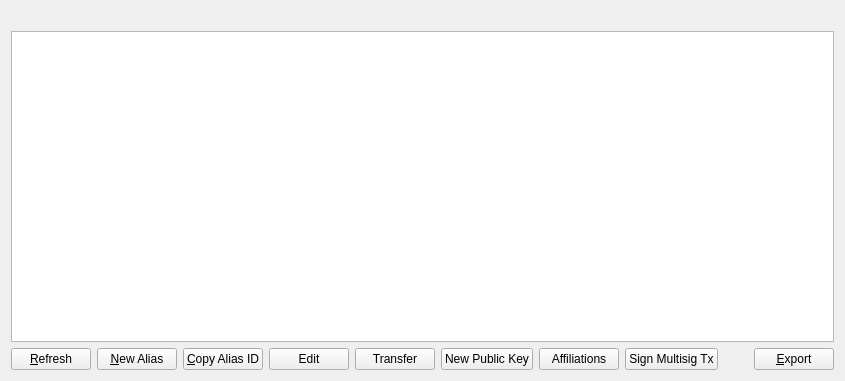
<?xml version="1.0" encoding="UTF-8"?>
<ui version="4.0">
 <class>MyAliasListPage</class>
 <widget class="QWidget" name="MyAliasListPage">
  <property name="geometry">
   <rect>
    <x>0</x>
    <y>0</y>
    <width>845</width>
    <height>381</height>
   </rect>
  </property>
  <property name="windowTitle">
   <string>My Aliases</string>
  </property>
  <layout class="QVBoxLayout" name="verticalLayout">
   <item>
    <widget class="QLabel" name="labelExplanation">
     <property name="textFormat">
      <enum>Qt::PlainText</enum>
     </property>
     <property name="wordWrap">
      <bool>true</bool>
     </property>
    </widget>
   </item>
   <item>
    <widget class="QTableView" name="tableView">
     <property name="contextMenuPolicy">
      <enum>Qt::CustomContextMenu</enum>
     </property>
     <property name="toolTip">
      <string/>
     </property>
     <property name="tabKeyNavigation">
      <bool>false</bool>
     </property>
     <property name="alternatingRowColors">
      <bool>true</bool>
     </property>
     <property name="selectionMode">
      <enum>QAbstractItemView::SingleSelection</enum>
     </property>
     <property name="selectionBehavior">
      <enum>QAbstractItemView::SelectRows</enum>
     </property>
     <property name="sortingEnabled">
      <bool>true</bool>
     </property>
     <attribute name="verticalHeaderVisible">
      <bool>false</bool>
     </attribute>
    </widget>
   </item>
   <item>
    <layout class="QHBoxLayout" name="horizontalLayout">
     <item>
      <widget class="QPushButton" name="refreshButton">
       <property name="maximumSize">
        <size>
         <width>16777215</width>
         <height>48</height>
        </size>
       </property>
       <property name="toolTip">
        <string>Refresh alias list</string>
       </property>
       <property name="text">
        <string>&amp;Refresh</string>
       </property>
      </widget>
     </item>
     <item>
      <widget class="QPushButton" name="newAlias">
       <property name="toolTip">
        <string>Create a new alias</string>
       </property>
       <property name="text">
        <string>&amp;New Alias</string>
       </property>
      </widget>
     </item>
     <item>
      <widget class="QPushButton" name="copyAlias">
       <property name="toolTip">
        <string>Copy the currently selected alias to the system clipboard</string>
       </property>
       <property name="text">
        <string>&amp;Copy Alias ID</string>
       </property>
      </widget>
     </item>
     <item>
      <widget class="QPushButton" name="editButton">
       <property name="toolTip">
        <string>Edit selected alias</string>
       </property>
       <property name="text">
        <string>Edit</string>
       </property>
      </widget>
     </item>
     <item>
      <widget class="QPushButton" name="transferButton">
       <property name="toolTip">
        <string>Transfer selected alias</string>
       </property>
       <property name="text">
        <string>Transfer</string>
       </property>
      </widget>
     </item>
     <item>
      <widget class="QPushButton" name="newPubKey">
       <property name="toolTip">
        <string>Create a new public key used for transferring aliases</string>
       </property>
       <property name="text">
        <string>New Public Key</string>
       </property>
      </widget>
     </item>
     <item>
      <widget class="QPushButton" name="whitelistButton">
       <property name="toolTip">
        <string>Open list of affiliates associated with this alias</string>
       </property>
       <property name="text">
        <string>Affiliations</string>
       </property>
      </widget>
     </item>
     <item>
      <widget class="QPushButton" name="signMultisigButton">
       <property name="text">
        <string>Sign Multisig Tx</string>
       </property>
      </widget>
     </item>
     <item>
      <spacer name="horizontalSpacer">
       <property name="orientation">
        <enum>Qt::Horizontal</enum>
       </property>
       <property name="sizeHint" stdset="0">
        <size>
         <width>40</width>
         <height>20</height>
        </size>
       </property>
      </spacer>
     </item>
     <item>
      <widget class="QPushButton" name="exportButton">
       <property name="toolTip">
        <string>Export the data in the current tab to a file</string>
       </property>
       <property name="text">
        <string>&amp;Export</string>
       </property>
      </widget>
     </item>
    </layout>
   </item>
  </layout>
 </widget>
 <resources>
  <include location="../syscoin.qrc"/>
 </resources>
 <connections/>
</ui>
